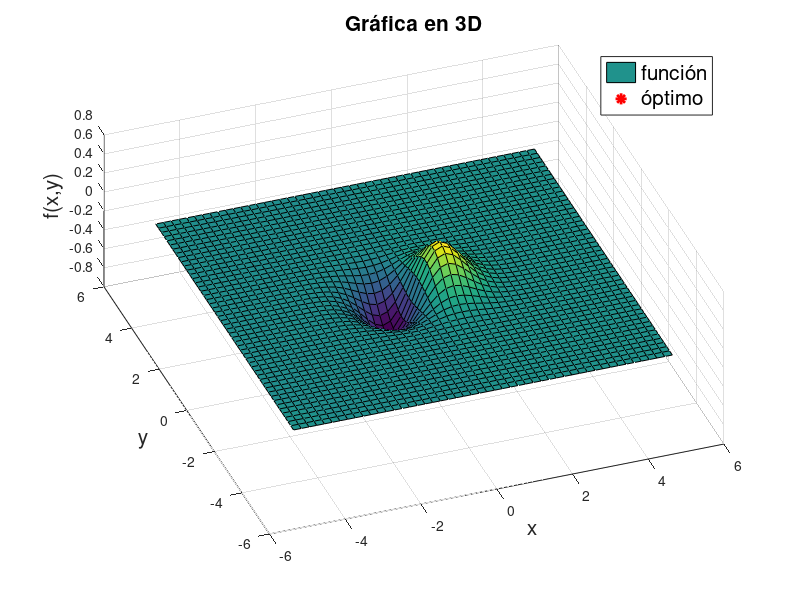
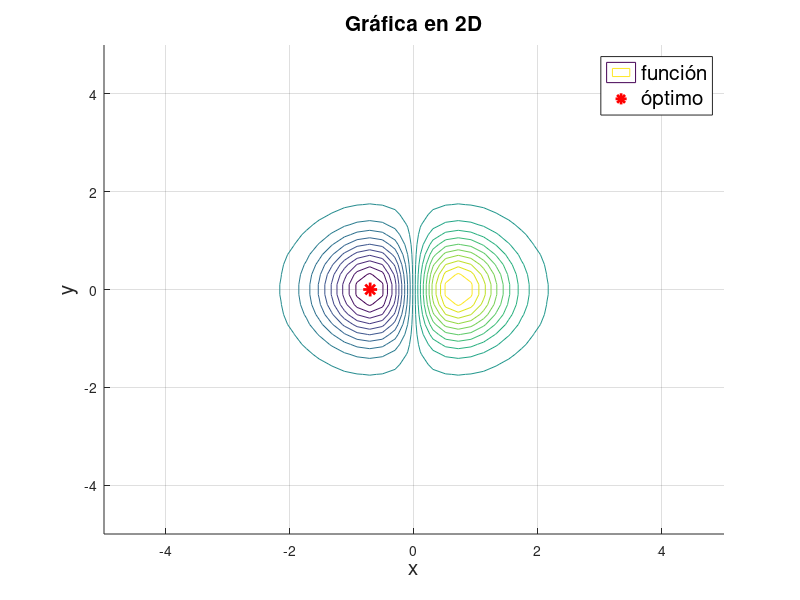

The MATLAB source for these figures, in order:
clear
close all
clc

 f = @(x,y) x.*exp(-x.^2-y.^2); % funcion objetivo
 fpx=@(x,y) exp(-x.^2-y.^2)-2*exp(-x.^2-y.^2)*x.^2;%derivada parcial con respecto de x
 fpy=@(x,y) (-2*exp(-x.^2-y.^2))*(x*y);%derivada parcial con respecto de y
%f = @(x,y) (x-2).^2+(y-2).^2; % funcion objetivo


x_lim = linspace(-5,5,50); % límites para eje x, -5 es inferior, 5 es superior, con 50 puntos
y_lim = linspace(-5,5,50); % límites para eje y, -5 es inferior, 5 es superior, con 50 puntos
[x,y] = meshgrid(x_lim,y_lim); % creamos una rejilla de puntos (x,y) para crear el plot

x0=[-1 -1]';%posicion inicial x y
h=0.1;%parametro de ajuste
xi=x0;
for i=1:500
    gradiente=[fpx(x0(1,1),x0(2,1)),fpy(x0(1,1), x0(2,1))]';%vector de derivadas parciales
    xi =xi-h*(gradiente); % evaluación de cada elemento en la rejilla para crear su valor en el eje z
    x0=xi;
end
z=f(x,y);
disp(["f(x,y)=" num2str(f(x0(1,1),x0(2,1)))])
disp(["x=" x0(1,1)])
disp(["y=" x0(2,1)])

figure
hold on
grid on

surf(x,y,z) % plot de la rejilla en 3D
plot3(x0(1,1),x0(2,1),f(x0(1,1),x0(2,1)),'r*','LineWidth',2,'MarkerSize',10) % plot del minimo encontrado
%la solucion se plotea en las coordenadas que resulten de la iteracion en
%el vector x0
legend({'función','óptimo'},'FontSize',15)

title('Gráfica en 3D','FontSize',15)
xlabel('x','FontSize',15)
ylabel('y','FontSize',15)
zlabel('f(x,y)','FontSize',15)
view([-20,60]) % estos valores definen la vista 3D del plot

figure
hold on
grid on

contour(x,y,z,20) % plot de la rejilla en 2D
plot(x0(1,1),x0(2,1),'r*','LineWidth',2,'MarkerSize',10) % % plot del minimo encontrado
%la solucion se plotea en las coordenadas que resulten de la iteracion en
%el vector x0 pero ahora en 2D
legend({'función','óptimo'},'FontSize',15)

title('Gráfica en 2D','FontSize',15)
xlabel('x','FontSize',15)
ylabel('y','FontSize',15)